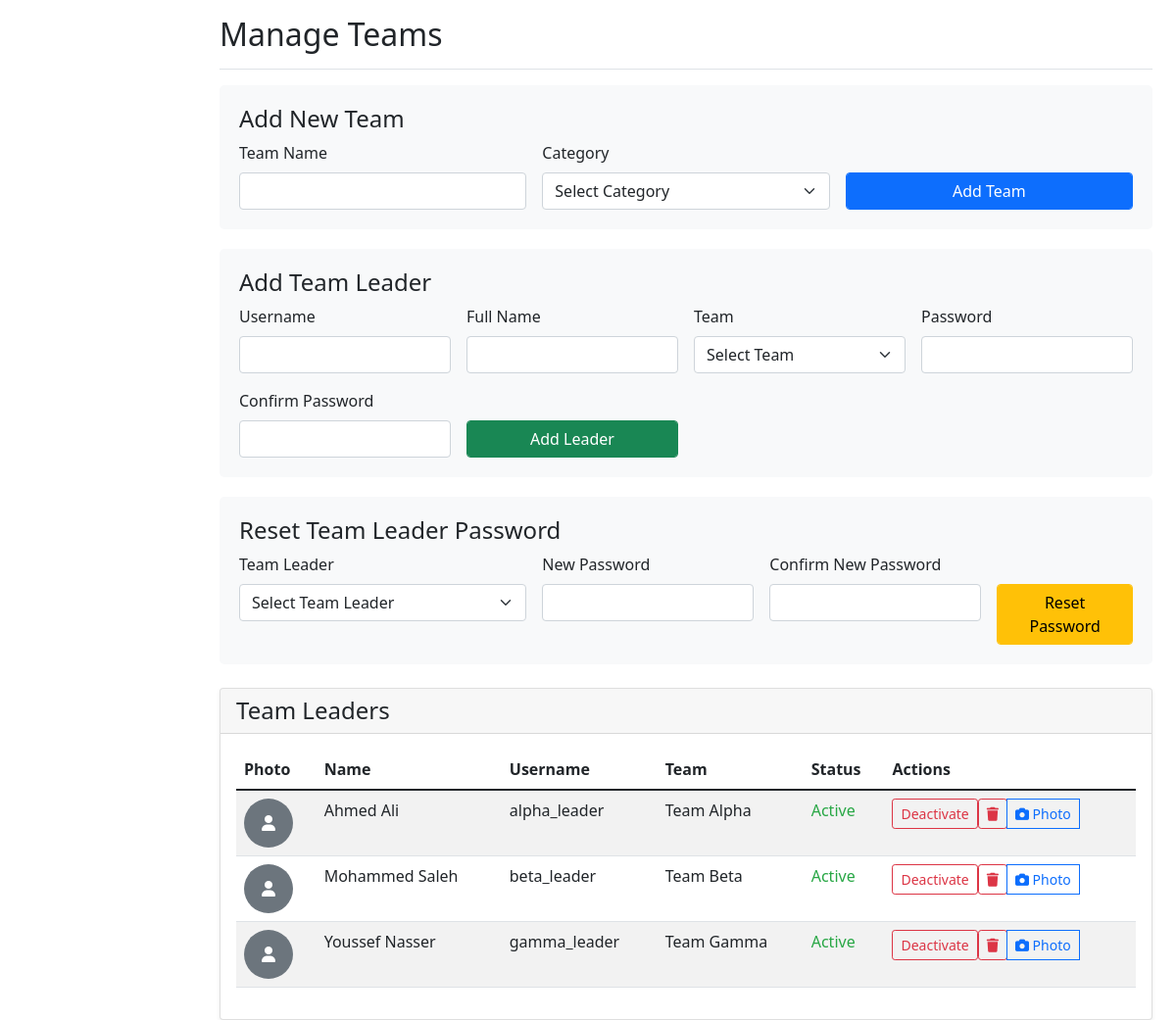
Page /teams_with_credentials.php (signed in) on the earlier database version.
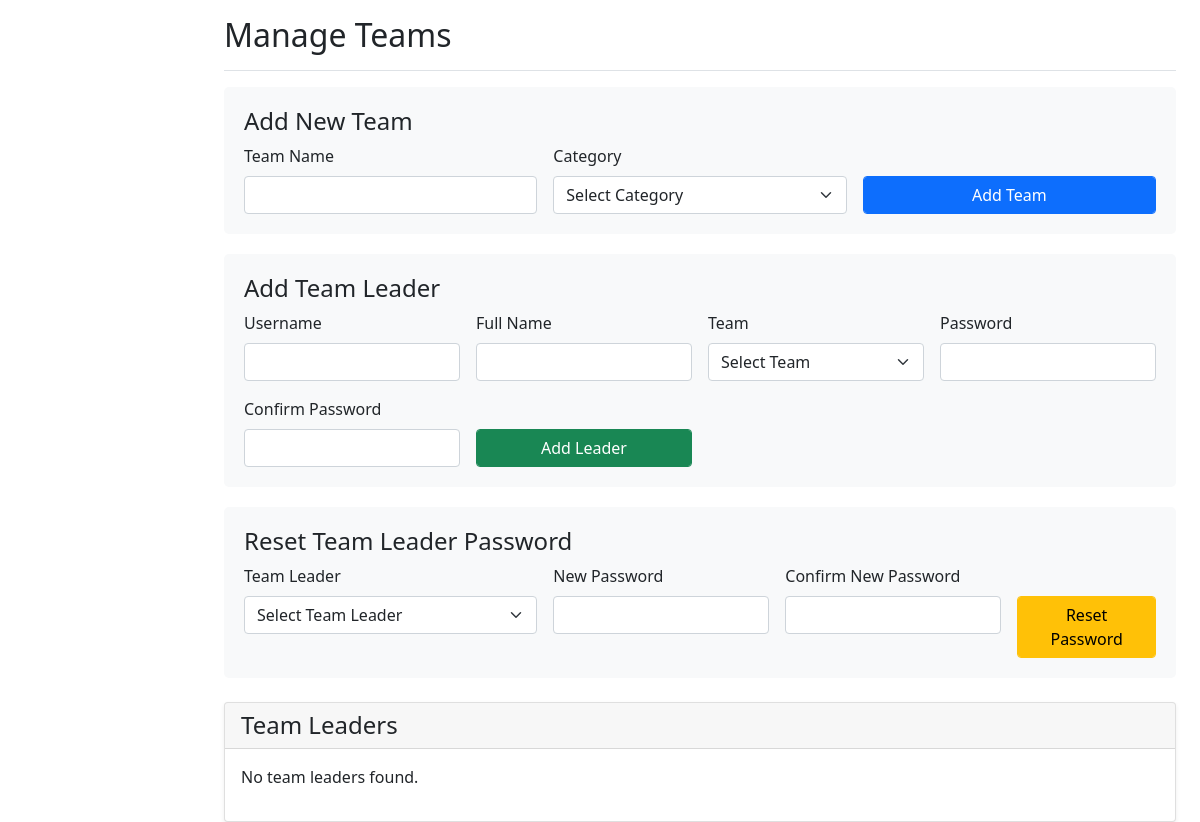
Same page on the later database version.
### tables this page shows
CREATE TABLE IF NOT EXISTS team_leaders (
    id INT AUTO_INCREMENT PRIMARY KEY,
    username VARCHAR(50) UNIQUE NOT NULL,
    password_hash VARCHAR(255) NOT NULL,
    full_name VARCHAR(100),
    team_id INT,
    is_active BOOLEAN DEFAULT TRUE,
    photo_path VARCHAR(255),
    created_at TIMESTAMP DEFAULT CURRENT_TIMESTAMP,
    FOREIGN KEY (team_id) REFERENCES teams(id) ON DELETE SET NULL
);

CREATE TABLE IF NOT EXISTS teams (
    id INT AUTO_INCREMENT PRIMARY KEY,
    name VARCHAR(100) NOT NULL,
    category ENUM('BIDAYA', 'THANIYA') NOT NULL,
    teacher_name VARCHAR(100),
    contact_number VARCHAR(20),
    email VARCHAR(100),
    created_at TIMESTAMP DEFAULT CURRENT_TIMESTAMP
);

### teams_with_credentials.php (the view, shortened to what this page needs)
<?php
require_once '../includes/config.php';
try {
    $stmt = $pdo->query("
        SELECT tl.*, t.name as team_name
        FROM team_leaders tl
        LEFT JOIN teams t ON tl.team_id = t.id
        ORDER BY tl.full_name
    ");
    $team_leaders = $stmt->fetchAll(PDO::FETCH_ASSOC);
} catch (PDOException $e) {
    $error_message = "Error fetching team leaders: " . $e->getMessage();
    $team_leaders = [];
}
?>
<!DOCTYPE html>
<html lang="en">
<head>
    <link href="https://cdn.jsdelivr.net/npm/bootstrap@5.1.3/dist/css/bootstrap.min.css" rel="stylesheet">
    <link href="https://cdnjs.cloudflare.com/ajax/libs/font-awesome/6.0.0/css/all.min.css" rel="stylesheet">
</head>
<body>
    <div class="container-fluid">
        <div class="row">
            <main class="col-md-9 ms-sm-auto col-lg-10 px-md-4">
                <div class="d-flex justify-content-between flex-wrap flex-md-nowrap align-items-center pt-3 pb-2 mb-3 border-bottom">
                    <h1 class="h2">Manage Teams</h1>
                </div>
                <div class="form-section">
                    <h4>Add New Team</h4>
                    <form method="POST" class="row g-3">
                        <div class="col-md-4">
                            <label for="team_name" class="form-label">Team Name</label>
                            <input type="text" class="form-control" id="team_name" name="team_name" required>
                        </div>
                        <div class="col-md-4">
                            <label for="category" class="form-label">Category</label>
                            <select class="form-select" id="category" name="category" required>
                                <option value="">Select Category</option>
                            </select>
                        </div>
                        <div class="col-md-4">
                            <label class="form-label">&nbsp;</label>
                            <button type="submit" name="add_team" class="btn btn-primary form-control">Add Team</button>
                        </div>
                    </form>
                </div>
                <div class="form-section">
                    <h4>Add Team Leader</h4>
                    <form method="POST" class="row g-3">
                        <div class="col-md-3">
                            <label for="username" class="form-label">Username</label>
                            <input type="text" class="form-control" id="username" name="username" required>
                        </div>
                        <div class="col-md-3">
                            <label for="full_name" class="form-label">Full Name</label>
                            <input type="text" class="form-control" id="full_name" name="full_name" required>
                        </div>
                        <div class="col-md-3">
                            <label for="team_id" class="form-label">Team</label>
                            <select class="form-select" id="team_id" name="team_id" required>
                                <option value="">Select Team</option>
                            </select>
                        </div>
                        <div class="col-md-3">
                            <label for="password" class="form-label">Password</label>
                            <input type="password" class="form-control" id="password" name="password" required>
                        </div>
                        <div class="col-md-3">
                            <label for="confirm_password" class="form-label">Confirm Password</label>
                            <input type="password" class="form-control" id="confirm_password" name="confirm_password" required>
                        </div>
                        <div class="col-md-3">
                            <label class="form-label">&nbsp;</label>
                            <button type="submit" name="add_leader" class="btn btn-success form-control">Add Leader</button>
                        </div>
                    </form>
                </div>
                <div class="form-section">
                    <h4>Reset Team Leader Password</h4>
                    <form method="POST" class="row g-3">
                        <div class="col-md-4">
                            <label for="reset_leader_id" class="form-label">Team Leader</label>
                            <select class="form-select" id="reset_leader_id" name="leader_id" required>
                                <option value="">Select Team Leader</option>
                            </select>
                        </div>
                        <div class="col-md-3">
                            <label for="new_password" class="form-label">New Password</label>
                            <input type="password" class="form-control" id="new_password" name="new_password" required>
                        </div>
                        <div class="col-md-3">
                            <label for="confirm_new_password" class="form-label">Confirm New Password</label>
                            <input type="password" class="form-control" id="confirm_new_password" name="confirm_password" required>
                        </div>
                        <div class="col-md-2">
                            <label class="form-label">&nbsp;</label>
                            <button type="submit" name="reset_password" class="btn btn-warning form-control">Reset Password</button>
                        </div>
                    </form>
                </div>
                <div class="card mt-4">
                    <div class="card-header">
                        <h4 class="mb-0">Team Leaders</h4>
                    </div>
                    <div class="card-body">
                        <?php if (empty($team_leaders)): ?>
                            <p>No team leaders found.</p>
                        <?php else: ?>
                            <div class="table-responsive">
                                <table class="table table-striped table-hover">
                                    <thead>
                                        <tr>
                                            <th>Photo</th>
                                            <th>Name</th>
                                            <th>Username</th>
                                            <th>Team</th>
                                            <th>Status</th>
                                            <th>Actions</th>
                                        </tr>
                                    </thead>
                                    <tbody>
                                        <?php foreach ($team_leaders as $leader): ?>
                                            <tr>
                                                <td>
                                                    <?php if (!empty($leader['photo_path'])): ?>
                                                        <img src="../uploads/<?php echo htmlspecialchars($leader['photo_path']); ?>" alt="Photo" class="leader-photo">
                                                    <?php else: ?>
                                                        <div class="bg-secondary rounded-circle d-flex align-items-center justify-content-center leader-photo text-white">
                                                            <i class="fas fa-user"></i>
                                                        </div>
                                                    <?php endif; ?>
                                                </td>
                                                <td><?php echo htmlspecialchars($leader['full_name']); ?></td>
                                                <td><?php echo htmlspecialchars($leader['username']); ?></td>
                                                <td><?php echo htmlspecialchars($leader['team_name'] ?? 'No Team'); ?></td>
                                                <td>
                                                    <span class="<?php echo $leader['is_active'] ? 'status-active' : 'status-inactive'; ?>">
                                                        <?php echo $leader['is_active'] ? 'Active' : 'Inactive'; ?>
                                                    </span>
                                                </td>
                                                <td>
                                                    <div class="btn-group" role="group">
                                                        <form method="POST" class="d-inline">
                                                            <button type="submit" name="toggle_leader_status" class="btn btn-sm <?php echo $leader['is_active'] ? 'btn-outline-danger' : 'btn-outline-success'; ?>">
                                                                <?php echo $leader['is_active'] ? 'Deactivate' : 'Activate'; ?>
                                                            </button>
                                                        </form>
                                                        <form method="POST" class="d-inline" onsubmit="return confirm('Are you sure you want to delete this team leader? This action cannot be undone.')">
                                                            <button type="submit" name="delete_leader" class="btn btn-sm btn-outline-danger">
                                                                <i class="fas fa-trash"></i>
                                                            </button>
                                                        </form>
                                                        <button type="button" class="btn btn-sm btn-outline-primary" data-bs-toggle="modal" data-bs-target="#photoModal<?php echo $leader['id']; ?>">
                                                            <i class="fas fa-camera"></i> Photo
                                                        </button>
                                                    </div>
                                                </td>
                                            </tr>
                                        <?php endforeach; ?>
                                    </tbody>
                                </table>
                            </div>
                        <?php endif; ?>
                    </div>
                </div>
            </main>
        </div>
    </div>
</body>
</html>

### teams_with_credentials.php (style rules this page uses)
.card { box-shadow: 0 0.125rem 0.25rem rgba(0, 0, 0, 0.075); border: 1px solid rgba(0, 0, 0, 0.125); }
.form-section { background-color: #f8f9fa; padding: 20px; border-radius: 5px; margin-bottom: 20px; }
.leader-photo { width: 50px; height: 50px; object-fit: cover; border-radius: 50%; }
.status-active { color: #28a745; }

Differences in the rows shown:
removed team_leaders: full_name "Ahmed Ali", username "alpha_leader", team.name "Team Alpha", is_active "Active"
removed team_leaders: full_name "Mohammed Saleh", username "beta_leader", team.name "Team Beta", is_active "Active"
removed team_leaders: full_name "Youssef Nasser", username "gamma_leader", team.name "Team Gamma", is_active "Active"
Other differences:
text no longer shown: "Photo Name Username Team Status Actions"
text now shown: "No team leaders found."
